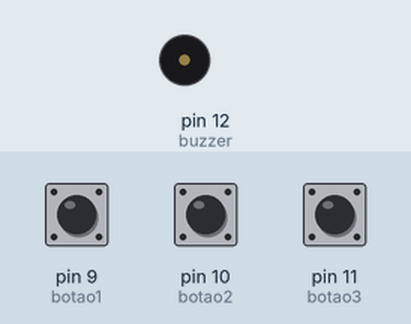
Recording of a sketch running on a simulated Arduino Uno, built with avr-gcc and run on an emulated ATmega328P. Shown: buzzer (waves = sounding). Inputs (shaded band) come from the test bench; at power-on: pin 9 (botao1) HIGH, pin 10 (botao2) HIGH, pin 11 (botao3) HIGH.

Above: at 1.2 s.
1.3 s: pin 9 (botao1) pulled LOW for 0.15 s
At 1.37 s:
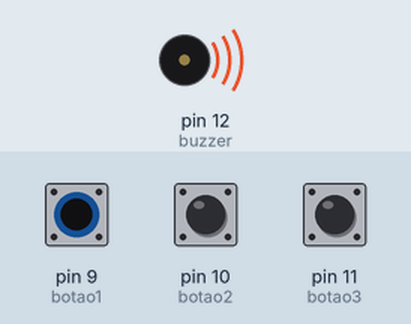
2.9 s: pin 9 (botao1) pulled LOW for 3.2 s
At 7.3 s:
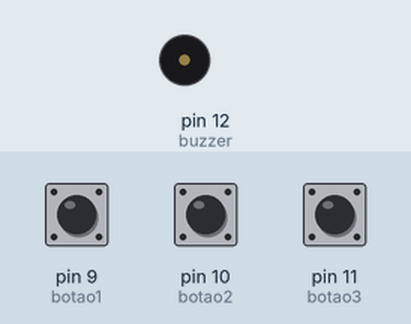
7.6 s: pin 10 (botao2) pulled LOW for 3.2 s
At 8.6 s:
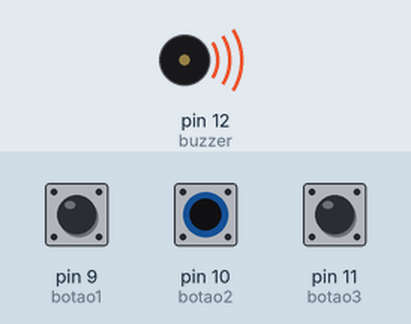
Timing chart, 0 to 12.3 s (numbered marks = the images above; inputs shaded):
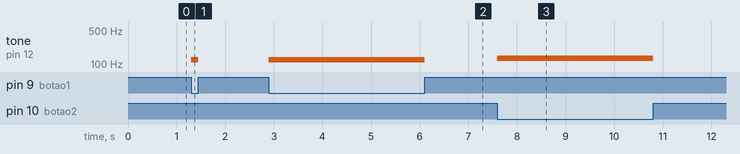

Measured:
- after the input at 1.3 s, tone on pin 12 (buzzer): silent → 123 Hz at once, → silent 0.15 s later
- after the input at 2.9 s, tone on pin 12 (buzzer): silent → 123 Hz at once, → silent 3.2 s later
- after the input at 7.6 s, tone on pin 12 (buzzer): silent → 130 Hz at once, → silent 3.2 s later

The sketch:

micro_piano.ino
```cpp
int frequencia = 0;
int botao1 = 9;
int botao2 = 10;
int botao3 = 11;
int buzzer = 12;
float B = 123.74;
float C = 130.81;
float G = 98.00;

void setup() {
    pinMode(botao1, INPUT_PULLUP);
    pinMode(botao2, INPUT_PULLUP);
    pinMode(botao3, INPUT_PULLUP);
    pinMode(buzzer, OUTPUT);
}

void loop() {
    if (digitalRead(botao1) == LOW) {
        frequencia += B;
    }
    if (digitalRead(botao2) == LOW) {
        frequencia += C;
    }
    if (digitalRead(botao3) == LOW) {
        frequencia += G;
    }
    tone(buzzer, frequencia, 500);

    frequencia = 0;
}
```
